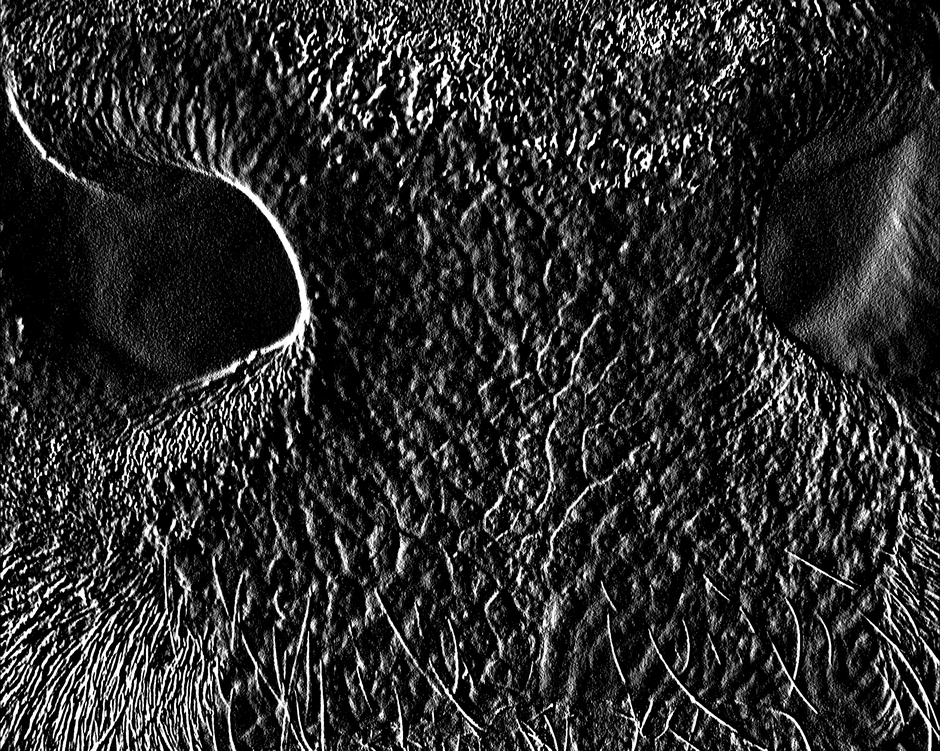
#> input picture intermediary/cattle11_edges.png, 940 x 751 px, shrunk from 2344 x 1872 before the run, found by its file name
$ python correlate.py
#> lines starting #> are read from the running program, lines starting #| are printed output that depends on the picture
import cv2
import numpy as np

# Load two images
img1 = cv2.imread('intermediary\\cattle11_edges.png')
#> img1 is the input picture: shape (751, 940, 3); min 0, max 255, mean 44.2
img2 = cv2.imread('intermediary\\cattle15_edges.png')
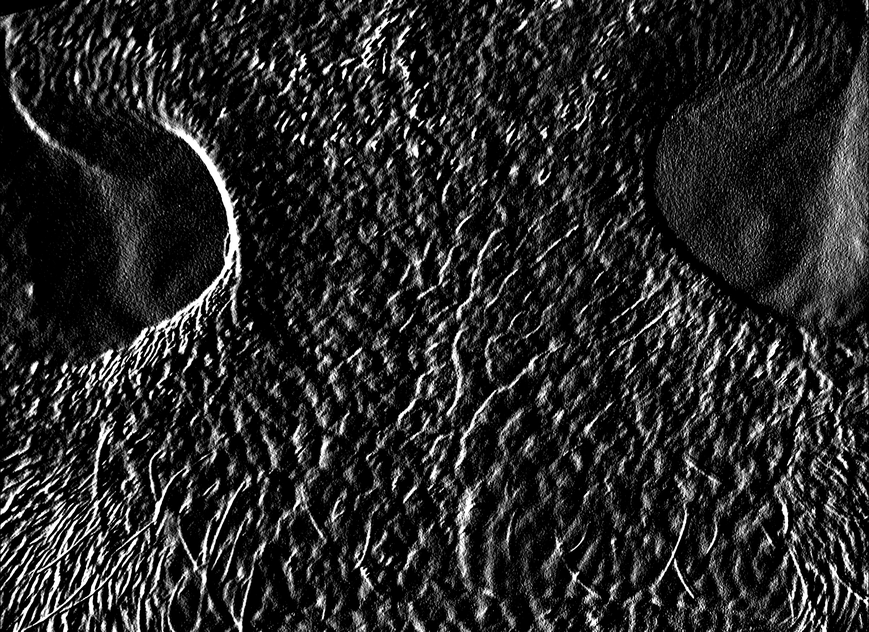
#> input picture intermediary/cattle15_edges.png, 869 x 632 px, shrunk from 2168 x 1576 before the run, found by its file name
#> img2 is the input picture: shape (632, 869, 3); min 0, max 255, mean 40

# Convert images to grayscale
gray1 = cv2.cvtColor(img1, cv2.COLOR_BGR2GRAY)
gray2 = cv2.cvtColor(img2, cv2.COLOR_BGR2GRAY)

# Initialize feature detector
orb = cv2.ORB_create()

# Find keypoints and descriptors in both images
kp1, des1 = orb.detectAndCompute(gray1, None)
#> kp1 = 500 keypoints; strongest (x, y, size): (653, 42, 31), (414, 57, 31), (456, 43, 31), (469, 60, 31)
kp2, des2 = orb.detectAndCompute(gray2, None)
#> kp2 = 500 keypoints; strongest (x, y, size): (46, 491, 37.2), (57, 564, 31), (231, 271, 31), (63, 371, 31)

# Initialize matcher
bf = cv2.BFMatcher(cv2.NORM_HAMMING, crossCheck=True)

# Match keypoints in both images
matches = bf.match(des1, des2)
#> matches = 191 matches

# Sort matches by distance
matches = sorted(matches, key = lambda x:x.distance)

# Keep only top 10% matches
num_good_matches = int(len(matches) * 0.1)
#> num_good_matches = 19
matches = matches[:num_good_matches]
#> matches = 19 matches

# Draw matches between images
result = cv2.drawMatches(img1, kp1, img2, kp2, matches, None, flags=2)
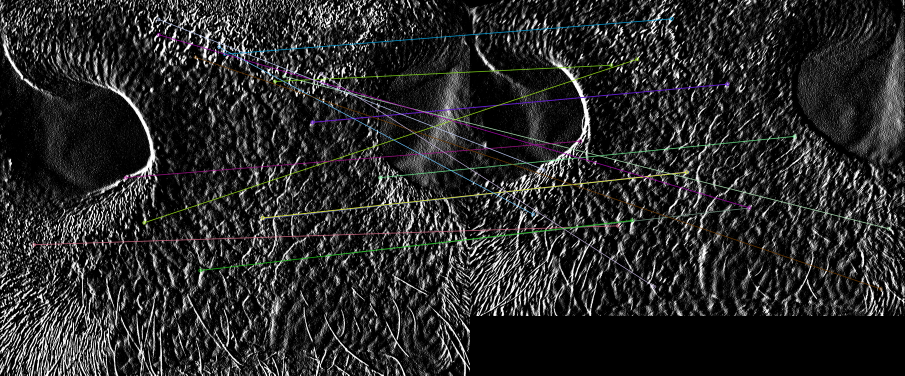
#> result: shape (751, 1809, 3) (shown at 1/2 size); mean B, G, R 40.6, 40.8, 40.7

# Display result
cv2.imshow('Correlated Images', result)
cv2.waitKey(0)
cv2.destroyAllWindows()
